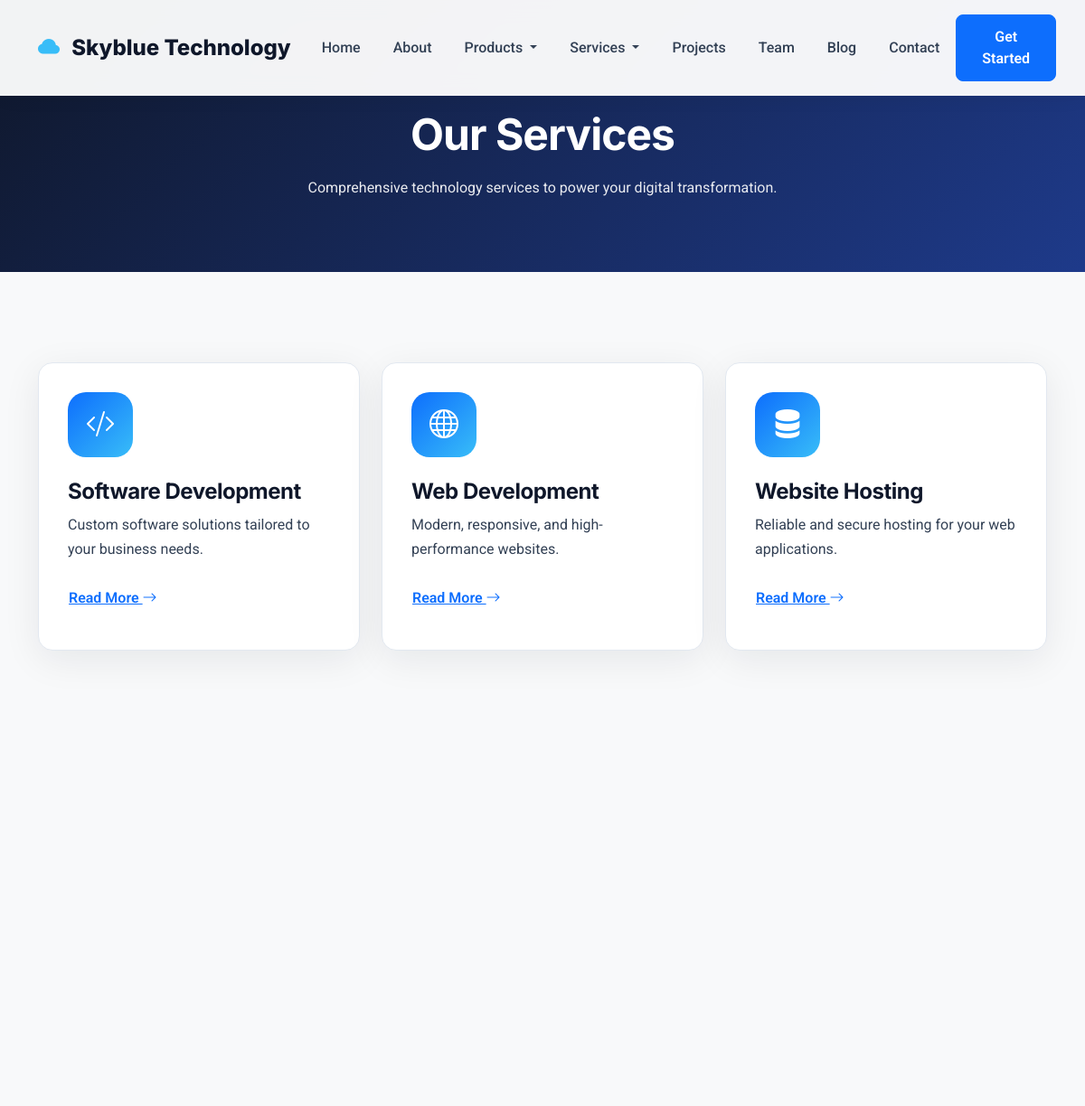
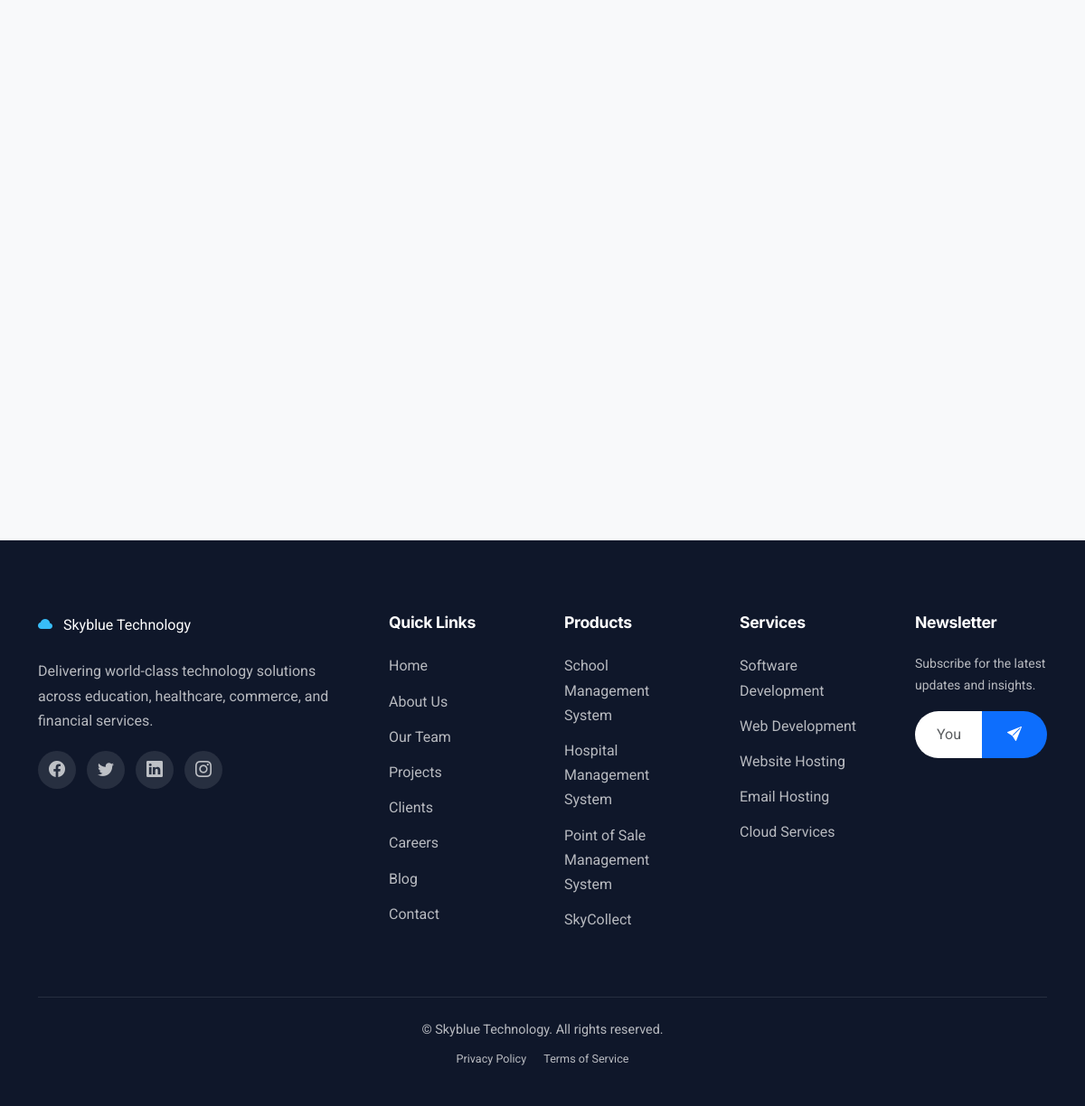
Page /services/ on the committed database (2 pictures, top to bottom).
### website/models.py (models this page shows, shortened)
class SingletonModel(models.Model):
    class Meta:
        abstract = True
    @classmethod
    def load(cls):
        obj, created = cls.objects.get_or_create(pk=1)
        return obj

class TimestampModel(models.Model):
    created_at = models.DateTimeField(auto_now_add=True, db_index=True)
    updated_at = models.DateTimeField(auto_now=True)
    class Meta:
        abstract = True

class SiteSettings(SingletonModel, TimestampModel):
    site_name = models.CharField(max_length=100, default='Skyblue Technology')
    tagline = models.CharField(
        max_length=255,
        default='Innovative Technology Solutions for a Smarter Tomorrow'
    )
    logo = models.ImageField(
        upload_to=site_logo_path, blank=True, null=True,
        help_text='Recommended size: 240x80px transparent PNG.'
    )
    favicon = models.ImageField(
        upload_to=site_favicon_path, blank=True, null=True,
        help_text='Recommended size: 32x32px ICO or PNG.'
    )
    footer_text = models.TextField(
        blank=True,
        default='Delivering world-class technology solutions across education, healthcare, commerce, and financial services.'
    )
    copyright_text = models.CharField(
        max_length=255,
        default='© Skyblue Technology. All rights reserved.'
    )
    analytics_id = models.CharField(
        max_length=50, blank=True,
        help_text='Google Analytics 4 Measurement ID (G-XXXXXXXXXX).'
    )
    contact_email = models.EmailField(default='info@skybluetechnology.com')
    contact_phone = models.CharField(max_length=50, default='+234 000 000 0000')
    address = models.TextField(
        default='Skyblue Technology Headquarters, Nigeria'
    )
    working_hours = models.CharField(
        max_length=255, default='Monday - Friday: 9:00 AM - 5:00 PM'
    )
    show_newsletter = models.BooleanField(default=True)
    maintenance_mode = models.BooleanField(default=False)
    class Meta:
        verbose_name = 'Site Setting'
        verbose_name_plural = 'Site Settings'

class SiteSEO(TimestampModel):
    page_path = models.CharField(
        max_length=255, unique=True, db_index=True,
        help_text='URL path, e.g., /about/ or /products/skycollect/'
    )
    meta_title = models.CharField(max_length=255, blank=True)
    meta_description = models.TextField(blank=True)
    keywords = models.CharField(max_length=500, blank=True)
    og_image = models.ImageField(
        upload_to=og_image_path, blank=True, null=True
    )
    canonical_url = models.URLField(blank=True)
    schema_markup = models.JSONField(
        blank=True, null=True,
        help_text='Optional JSON-LD Schema.org markup.'
    )
    class Meta:
        verbose_name = 'Site SEO'
        verbose_name_plural = 'Site SEO Entries'

class SEOModel(models.Model):
    meta_title = models.CharField(
        max_length=255, blank=True,
        help_text="Override default meta title."
    )
    meta_description = models.TextField(
        blank=True,
        help_text="Override default meta description."
    )
    meta_keywords = models.CharField(
        max_length=500, blank=True,
        help_text="Comma-separated keywords."
    )
    class Meta:
        abstract = True

class SoftDeleteModel(models.Model):
    is_deleted = models.BooleanField(default=False, db_index=True)
    deleted_at = models.DateTimeField(null=True, blank=True)
    class Meta:
        abstract = True

class Service(TimestampModel, SEOModel, SoftDeleteModel):
    title = models.CharField(max_length=150)
    slug = models.SlugField(max_length=150, unique=True, db_index=True)
    short_description = models.TextField()
    description = CKEditor5Field(config_name='default')
    image = models.ImageField(
        upload_to=service_image_path, blank=True, null=True
    )
    icon = models.CharField(
        max_length=50, default='bi-gear',
        help_text='Bootstrap Icons class.'
    )
    is_featured = models.BooleanField(default=False, db_index=True)
    is_active = models.BooleanField(default=True, db_index=True)
    order = models.PositiveIntegerField(default=0, db_index=True)
    class Meta:
        verbose_name = 'Service'
        verbose_name_plural = 'Services'
        ordering = ['order', '-created_at']
    def get_absolute_url(self):
        return reverse('service_detail', kwargs={'slug': self.slug})

class OrderedModel(models.Model):
    order = models.PositiveIntegerField(default=0, db_index=True)
    class Meta:
        abstract = True
        ordering = ['order', '-created_at']

class SocialMedia(TimestampModel, OrderedModel):
    PLATFORM_CHOICES = [
        ('facebook', 'Facebook'),
        ('twitter', 'Twitter'),
        ('linkedin', 'LinkedIn'),
        ('instagram', 'Instagram'),
        ('youtube', 'YouTube'),
        ('whatsapp', 'WhatsApp'),
        ('github', 'GitHub'),
    ]
    platform = models.CharField(max_length=20, choices=PLATFORM_CHOICES)
    url = models.URLField()
    icon = models.CharField(
        max_length=50, blank=True,
        help_text='Optional Bootstrap Icons class override.'
    )
    is_active = models.BooleanField(default=True, db_index=True)
    class Meta:
        verbose_name = 'Social Media Link'
        verbose_name_plural = 'Social Media Links'
        ordering = ['order', '-created_at']

class Product(TimestampModel, SEOModel, SoftDeleteModel):
    title = models.CharField(max_length=150)
    slug = models.SlugField(max_length=150, unique=True, db_index=True)
    short_description = models.TextField(
        help_text='Brief summary shown on listing pages.'
    )
    description = CKEditor5Field(config_name='default')
    image = models.ImageField(
        upload_to=product_image_path, blank=True, null=True
    )
    icon = models.CharField(
        max_length=50, default='bi-box-seam',
        help_text='Bootstrap Icons class.'
    )
    is_featured = models.BooleanField(default=False, db_index=True)
    is_active = models.BooleanField(default=True, db_index=True)
    order = models.PositiveIntegerField(default=0, db_index=True)
    class Meta:
        verbose_name = 'Product'
        verbose_name_plural = 'Products'
        ordering = ['order', '-created_at']
    def get_absolute_url(self):
        return reverse('product_detail', kwargs={'slug': self.slug})

### website/views.py (the view)
# urls.py: path('services/', views.ServiceListView.as_view(), name='services'),
class ServiceListView(ListView):
    model = Service
    template_name = 'website/pages/services.html'
    context_object_name = 'services'
    paginate_by = 12
    def get_queryset(self):
        return Service.objects.filter(
            is_active=True, is_deleted=False
        ).prefetch_related('features')
    def get_context_data(self, **kwargs):
        context = super().get_context_data(**kwargs)
        context['seo'] = get_seo_context('/services/')
        return context

### website/templates/website/pages/services.html (shortened to what this page needs)
{% extends 'website/base.html' %}
{% load website_extras %}
{% block content %}
{% include 'website/partials/page_header.html' with title="Our Services" subtitle="Comprehensive technology services to power your digital transformation." %}
<section class="section section-light">
    <div class="container">
        <div class="row g-4">
            {% for service in services %}
            <div class="col-md-6 col-lg-4">
                {% include 'website/partials/cards/service_card.html' with service=service %}
            </div>
            {% empty %}
            <div class="col-12 text-center py-5">
                <i class="bi bi-gear fs-1 text-muted"></i>
                <p class="mt-3 text-muted">No services available at the moment.</p>
            </div>
            {% endfor %}
        </div>
    </div>
</section>
{% endblock %}

### website/templates/website/partials/navbar.html (shortened to what this page needs)
{% load website_extras %}
<nav class="navbar navbar-expand-lg navbar-skyblue fixed-top">
    <div class="container">
        <a class="navbar-brand" href="{% url 'home' %}">
            <i class="bi bi-cloud-fill"></i>
            {{ site_settings.site_name }}
        </a>
        <div class="collapse navbar-collapse" id="mainNavbar">
            <ul class="navbar-nav mx-auto mb-2 mb-lg-0">
                <li class="nav-item">
                    <a class="nav-link {% active_class request 'home' %}" href="{% url 'home' %}">Home</a>
                </li>
                <li class="nav-item">
                    <a class="nav-link {% active_class request 'about' %}" href="{% url 'about' %}">About</a>
                </li>
                <li class="nav-item dropdown">
                    <a class="nav-link dropdown-toggle" href="{% url 'products' %}" role="button" data-bs-toggle="dropdown" aria-expanded="false">
                        Products
                    </a>
                </li>
                <li class="nav-item dropdown">
                    <a class="nav-link dropdown-toggle" href="{% url 'services' %}" role="button" data-bs-toggle="dropdown" aria-expanded="false">
                        Services
                    </a>
                </li>
                <li class="nav-item">
                    <a class="nav-link {% active_class request 'projects' %}" href="{% url 'projects' %}">Projects</a>
                </li>
                <li class="nav-item">
                    <a class="nav-link {% active_class request 'team' %}" href="{% url 'team' %}">Team</a>
                </li>
                <li class="nav-item">
                    <a class="nav-link {% active_class request 'blog' %}" href="{% url 'blog' %}">Blog</a>
                </li>
                <li class="nav-item">
                    <a class="nav-link {% active_class request 'contact' %}" href="{% url 'contact' %}">Contact</a>
                </li>
            </ul>
            <a href="{% url 'contact' %}" class="btn btn-primary d-none d-lg-inline-flex">
                Get Started
            </a>
        </div>
    </div>
</nav>

### website/templates/website/partials/page_header.html
<section class="page-header">
    <div class="container">
        <h1>{{ title }}</h1>
        {% if subtitle %}<p>{{ subtitle }}</p>{% endif %}
    </div>
</section>

### website/templates/website/partials/cards/service_card.html
{% load website_extras %}
<div class="service-card reveal">
    <div class="service-icon">
        <i class="bi {{ service.icon|default:'bi-gear' }}"></i>
    </div>
    <h4>{{ service.title }}</h4>
    <p>{{ service.short_description|truncatewords:15 }}</p>
    <a href="{{ service.get_absolute_url }}" class="btn btn-link px-0">
        Read More <i class="bi bi-arrow-right"></i>
    </a>
</div>

### website/templates/website/partials/footer.html (shortened to what this page needs)
{% load website_extras %}
<footer class="footer-skyblue">
    <div class="container">
        <div class="row g-5">
            <div class="col-lg-4 col-md-6">
                <a class="navbar-brand mb-4 d-inline-block" href="{% url 'home' %}">
                    <i class="bi bi-cloud-fill" style="color:#38bdf8;margin-right:8px;"></i>
                    <span style="color:#fff;">{{ site_settings.site_name }}</span>
                </a>
                <p>{{ site_settings.footer_text }}</p>
                {% if footer_social %}
                <div class="social-links">
                    {% for social in footer_social %}
                    <a href="{{ social.url }}" target="_blank" rel="noopener" aria-label="{{ social.get_platform_display }}">
                        <i class="bi {% if social.icon %}{{ social.icon }}{% else %}bi-{{ social.platform }}{% endif %}"></i>
                    </a>
                    {% endfor %}
                </div>
                {% endif %}
            </div>
            <div class="col-lg-2 col-md-6">
                <h5>Quick Links</h5>
                <a href="{% url 'home' %}">Home</a>
                <a href="{% url 'about' %}">About Us</a>
                <a href="{% url 'team' %}">Our Team</a>
                <a href="{% url 'projects' %}">Projects</a>
                <a href="{% url 'clients' %}">Clients</a>
                <a href="{% url 'careers' %}">Careers</a>
                <a href="{% url 'blog' %}">Blog</a>
                <a href="{% url 'contact' %}">Contact</a>
            </div>
            <div class="col-lg-2 col-md-6">
                <h5>Products</h5>
                {% for product in footer_products %}
                <a href="{{ product.get_absolute_url }}">{{ product.title }}</a>
                {% empty %}
                <a href="{% url 'products' %}">All Products</a>
                {% endfor %}
            </div>
            <div class="col-lg-2 col-md-6">
                <h5>Services</h5>
                {% for service in footer_services %}
                <a href="{{ service.get_absolute_url }}">{{ service.title }}</a>
                {% empty %}
                <a href="{% url 'services' %}">All Services</a>
                {% endfor %}
            </div>
            <div class="col-lg-2 col-md-12">
                <h5>Newsletter</h5>
                <p class="small">Subscribe for the latest updates and insights.</p>
                <form class="newsletter-form newsletter-ajax-form d-flex" action="{% url 'newsletter_subscribe' %}" method="post">
                    <input type="email" name="email" class="form-control" placeholder="Your email" required>
                    <button type="submit" class="btn"><i class="bi bi-send-fill"></i></button>
                </form>
            </div>
        </div>
        <div class="footer-bottom">
            <p class="mb-2">{{ site_settings.copyright_text }}</p>
            <div class="small">
                <a href="{% url 'privacy_policy' %}" class="d-inline-block me-3">Privacy Policy</a>
                <a href="{% url 'terms_of_service' %}" class="d-inline-block">Terms of Service</a>
            </div>
        </div>
    </div>
</footer>

### rows in the picture
SiteSettings: site_name "Skyblue Technology", footer_text "Delivering world-class technology solutions across education, healthcare, commerce, and financial services.", copyright_text "© Skyblue Technology. All rights reserved."
SiteSEO: meta_title "Our Services"
Service: title "Software Development", short_description "Custom software solutions tailored to your business needs."
Service: title "Web Development", short_description "Modern, responsive, and high-performance websites."
Service: title "Website Hosting", short_description "Reliable and secure hosting for your web applications."
Product: title "School Management System"
Product: title "Hospital Management System"
Product: title "Point of Sale Management System"
Product: title "SkyCollect"
Service: title "Email Hosting"
Service: title "Cloud Services"

### other values in the picture
{{ subtitle }} "Comprehensive technology services to power your digital transformation."
